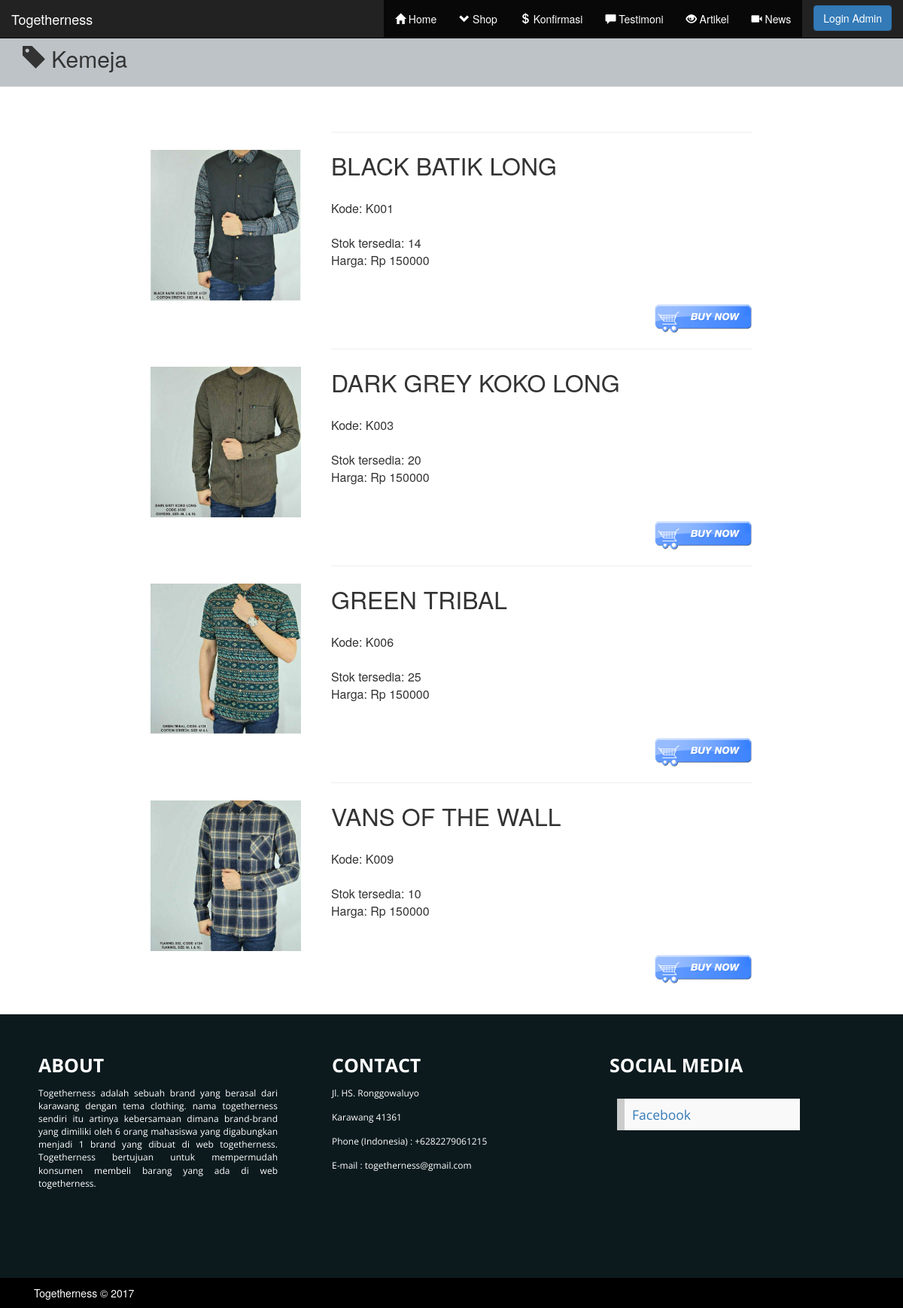
Screenshot of /kemeja.php with the database file from the repository.
### tables this page shows
CREATE TABLE IF NOT EXISTS `kemeja` (
  `kode` varchar(4) NOT NULL,
  `nama` varchar(50) NOT NULL,
  `stok` bigint(10) NOT NULL,
  `harga` bigint(15) NOT NULL,
  `foto` varchar(200) NOT NULL
);

### kemeja.php (the view, shortened to what this page needs)
<?php
include 'header.php';
?>
<!DOCTYPE html>
<html>
<head>
</head>
<br>
<div class="header">
  <div class="container">
      <h2>
        <p> <i class="glyphicon glyphicon-tag"></i> Kemeja</p>
      </h2>
  </div>
</div>
<div class="container"><br><br>
	<table bgcolor='white' align="center" border="0" width="800" cellpadding='5' cellspacing='15'>
	<?php
	$query = "SELECT * FROM kemeja";
	$sql = mysql_query($query);
	while($data = mysql_fetch_array($sql)){
		echo "<tr>";
			echo "<td width='30%' height='220'><img src='images/".$data['foto']."' width='200' height='200'  border='2'></td>";
			echo"<td width='70%' cellpadding='10'><hr>
			<font size='6'>".$data['nama']."</font><br><br>
			<font>Kode: </font>".$data['kode']."<br><br>
			<font>Stok tersedia: </font>".$data['stok']."<br>
			<font>Harga: Rp </font>".$data['harga']."<br><br><br>
			<a href='transaksi_kemeja.php?kode=".$data['kode']."'><img src='icon/buy.png' align='right' height='40'></a></td>";
		echo "</tr>";
	}
	?>
	</table><br><br>
</div>
</html>
<?php
include 'footer.php';
?>

### style.css (style rules this page uses)
.header { width: :100%; height: 75px; background-color: #bdc3c7 ; margin-top: -20px; }

### rows the page displays
kemeja: foto (picture), nama "BLACK BATIK LONG", kode "K001", stok "14", harga "150000"
kemeja: foto (picture), nama "DARK GREY KOKO LONG", kode "K003", stok "20", harga "150000"
kemeja: foto (picture), nama "GREEN TRIBAL", kode "K006", stok "25", harga "150000"
kemeja: foto (picture), nama "VANS OF THE WALL", kode "K009", stok "10", harga "150000"
